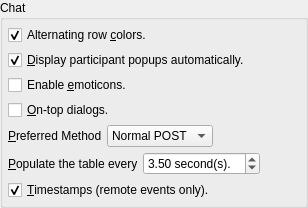
             <widget class="QGroupBox" name="groupBox_2">
              <property name="title">
               <string>Chat</string>
              </property>
              <layout class="QVBoxLayout" name="verticalLayout_4">
               <property name="spacing">
                <number>5</number>
               </property>
               <property name="margin">
                <number>5</number>
               </property>
               <item>
                <widget class="QCheckBox" name="chatAlternatingRowColors">
                 <property name="text">
                  <string>Alternating row &amp;colors.</string>
                 </property>
                 <property name="checked">
                  <bool>true</bool>
                 </property>
                </widget>
               </item>
               <item>
                <widget class="QCheckBox" name="displayPopups">
                 <property name="text">
                  <string>&amp;Display participant popups automatically.</string>
                 </property>
                 <property name="checked">
                  <bool>true</bool>
                 </property>
                </widget>
               </item>
               <item>
                <widget class="QCheckBox" name="enableChatEmoticons">
                 <property name="text">
                  <string>Enable &amp;emoticons.</string>
                 </property>
                </widget>
               </item>
               <item>
                <widget class="QCheckBox" name="ontopChatDialogs">
                 <property name="text">
                  <string>&amp;On-top dialogs.</string>
                 </property>
                </widget>
               </item>
               <item>
                <layout class="QHBoxLayout" name="horizontalLayout_5">
                 <property name="spacing">
                  <number>5</number>
                 </property>
                 <item>
                  <widget class="QLabel" name="label_9">
                   <property name="text">
                    <string>&amp;Preferred Method</string>
                   </property>
                   <property name="buddy">
                    <cstring>chatSendMethod</cstring>
                   </property>
                  </widget>
                 </item>
                 <item>
                  <widget class="QComboBox" name="chatSendMethod">
                   <property name="sizePolicy">
                    <sizepolicy hsizetype="Preferred" vsizetype="Fixed">
                     <horstretch>0</horstretch>
                     <verstretch>0</verstretch>
                    </sizepolicy>
                   </property>
                   <property name="sizeAdjustPolicy">
                    <enum>QComboBox::AdjustToContents</enum>
                   </property>
                   <item>
                    <property name="text">
                     <string>Normal POST</string>
                    </property>
                   </item>
                   <item>
                    <property name="text">
                     <string>Artificial GET</string>
                    </property>
                   </item>
                  </widget>
                 </item>
                 <item>
                  <spacer name="horizontalSpacer_5">
                   <property name="orientation">
                    <enum>Qt::Horizontal</enum>
                   </property>
                   <property name="sizeHint" stdset="0">
                    <size>
                     <width>40</width>
                     <height>20</height>
                    </size>
                   </property>
                  </spacer>
                 </item>
                </layout>
               </item>
               <item>
                <layout class="QHBoxLayout" name="horizontalLayout_98">
                 <property name="spacing">
                  <number>5</number>
                 </property>
                 <item>
                  <widget class="QLabel" name="label_121">
                   <property name="text">
                    <string>&amp;Populate the table every</string>
                   </property>
                   <property name="buddy">
                    <cstring>chatUpdateInterval</cstring>
                   </property>
                  </widget>
                 </item>
                 <item>
                  <widget class="QDoubleSpinBox" name="chatUpdateInterval">
                   <property name="suffix">
                    <string> second(s).</string>
                   </property>
                   <property name="minimum">
                    <double>0.500000000000000</double>
                   </property>
                   <property name="maximum">
                    <double>10.000000000000000</double>
                   </property>
                   <property name="value">
                    <double>3.500000000000000</double>
                   </property>
                  </widget>
                 </item>
                 <item>
                  <spacer name="horizontalSpacer_68">
                   <property name="orientation">
                    <enum>Qt::Horizontal</enum>
                   </property>
                   <property name="sizeHint" stdset="0">
                    <size>
                     <width>40</width>
                     <height>20</height>
                    </size>
                   </property>
                  </spacer>
                 </item>
                </layout>
               </item>
               <item>
                <widget class="QCheckBox" name="chatTimestamps">
                 <property name="text">
                  <string>&amp;Timestamps (remote events only).</string>
                 </property>
                 <property name="checked">
                  <bool>true</bool>
                 </property>
                </widget>
               </item>
              </layout>
             </widget>
